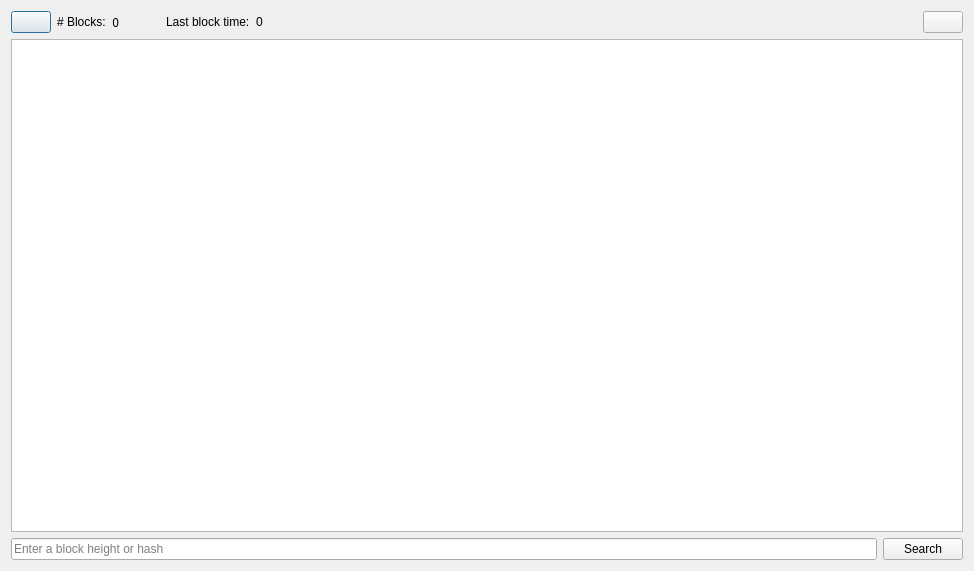
<?xml version="1.0" encoding="UTF-8"?>
<ui version="4.0">
 <class>BlockExplorer</class>
 <widget class="QDialog" name="BlockExplorer">
  <property name="geometry">
   <rect>
    <x>0</x>
    <y>0</y>
    <width>974</width>
    <height>571</height>
   </rect>
  </property>
  <property name="windowTitle">
   <string>Block Explorer</string>
  </property>
  <layout class="QVBoxLayout" name="verticalLayout_2">
   <item>
    <layout class="QHBoxLayout" name="horizontalLayout_3" stretch="0,0,0,0,0,0,0,0">
     <property name="bottomMargin">
      <number>0</number>
     </property>
     <item>
      <widget class="QPushButton" name="pushButtonLeft">
       <property name="text">
        <string/>
       </property>
       <property name="icon">
        <iconset resource="../drivenet.qrc">
         <normaloff>:/qdarkstyle/left_arrow</normaloff>:/qdarkstyle/left_arrow</iconset>
       </property>
      </widget>
     </item>
     <item>
      <widget class="QLabel" name="label">
       <property name="text">
        <string># Blocks:</string>
       </property>
      </widget>
     </item>
     <item>
      <widget class="QLabel" name="labelNumBlocks">
       <property name="font">
        <font>
         <family>Noto Mono</family>
        </font>
       </property>
       <property name="text">
        <string>0</string>
       </property>
      </widget>
     </item>
     <item>
      <spacer name="horizontalSpacer_2">
       <property name="orientation">
        <enum>Qt::Horizontal</enum>
       </property>
       <property name="sizeType">
        <enum>QSizePolicy::Maximum</enum>
       </property>
       <property name="sizeHint" stdset="0">
        <size>
         <width>40</width>
         <height>20</height>
        </size>
       </property>
      </spacer>
     </item>
     <item>
      <widget class="QLabel" name="label_2">
       <property name="text">
        <string>Last block time:</string>
       </property>
      </widget>
     </item>
     <item>
      <widget class="QLabel" name="labelBlockTime">
       <property name="text">
        <string>0</string>
       </property>
      </widget>
     </item>
     <item>
      <spacer name="horizontalSpacer">
       <property name="orientation">
        <enum>Qt::Horizontal</enum>
       </property>
       <property name="sizeHint" stdset="0">
        <size>
         <width>40</width>
         <height>20</height>
        </size>
       </property>
      </spacer>
     </item>
     <item>
      <widget class="QPushButton" name="pushButtonRight">
       <property name="text">
        <string/>
       </property>
       <property name="icon">
        <iconset resource="../drivenet.qrc">
         <normaloff>:/qdarkstyle/right_arrow</normaloff>:/qdarkstyle/right_arrow</iconset>
       </property>
      </widget>
     </item>
    </layout>
   </item>
   <item>
    <layout class="QHBoxLayout" name="horizontalLayout">
     <item>
      <widget class="QTableView" name="tableViewBlocks">
       <property name="font">
        <font>
         <family>Noto Mono</family>
        </font>
       </property>
       <property name="sizeAdjustPolicy">
        <enum>QAbstractScrollArea::AdjustToContents</enum>
       </property>
       <property name="autoScroll">
        <bool>false</bool>
       </property>
       <property name="editTriggers">
        <set>QAbstractItemView::DoubleClicked</set>
       </property>
       <property name="tabKeyNavigation">
        <bool>false</bool>
       </property>
       <property name="showDropIndicator" stdset="0">
        <bool>false</bool>
       </property>
       <property name="dragDropOverwriteMode">
        <bool>false</bool>
       </property>
       <property name="selectionBehavior">
        <enum>QAbstractItemView::SelectColumns</enum>
       </property>
       <property name="iconSize">
        <size>
         <width>32</width>
         <height>32</height>
        </size>
       </property>
       <property name="gridStyle">
        <enum>Qt::SolidLine</enum>
       </property>
       <property name="wordWrap">
        <bool>false</bool>
       </property>
       <property name="cornerButtonEnabled">
        <bool>false</bool>
       </property>
       <attribute name="horizontalHeaderVisible">
        <bool>true</bool>
       </attribute>
       <attribute name="horizontalHeaderMinimumSectionSize">
        <number>200</number>
       </attribute>
       <attribute name="horizontalHeaderHighlightSections">
        <bool>false</bool>
       </attribute>
      </widget>
     </item>
    </layout>
   </item>
   <item>
    <layout class="QHBoxLayout" name="horizontalLayout_2">
     <item>
      <widget class="QLineEdit" name="lineEditSearch">
       <property name="placeholderText">
        <string>Enter a block height or hash</string>
       </property>
      </widget>
     </item>
     <item>
      <widget class="QPushButton" name="pushButtonSearch">
       <property name="text">
        <string>Search</string>
       </property>
      </widget>
     </item>
    </layout>
   </item>
  </layout>
 </widget>
 <resources>
  <include location="../drivenet.qrc"/>
 </resources>
 <connections/>
</ui>
